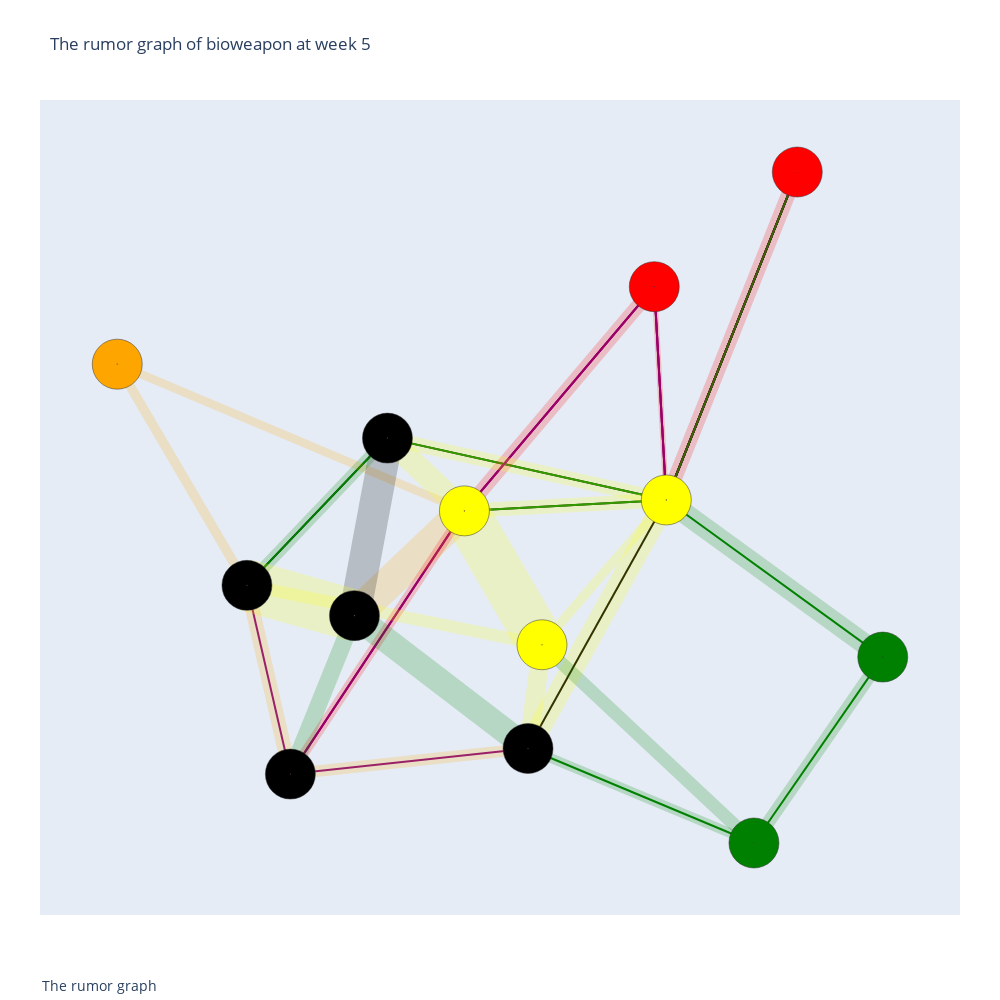

The notebook cell saved with this chart:
### Code cell
rm = 'bioweapon'
wk = 5
fig = plot_rumor(rm, wk, weekly_rumors[rm][wk], act_mapping, centres)
fig

### Figure 1 — Plotly figure (JSON) as saved in the notebook; plotly's stock layout.template omitted (floating-point values rounded to 4 significant figures)
{"data": [{"hoverinfo": "none", "line": {"color": "black", "width": 2}, "mode": "lines", "opacity": 1, "type": "scatter", "x": [-0.6733, -0.3194, null], "y": [-0.08295, 0.2554, null]}, {"hoverinfo": "none", "line": {"color": "black", "width": 2}, "mode": "lines", "opacity": 1, "type": "scatter", "x": [-0.3194, 0.383, null], "y": [0.2554, 0.1133, null]}, {"hoverinfo": "none", "line": {"color": "black", "width": 2}, "mode": "lines", "opacity": 1, "type": "scatter", "x": [0.383, 0.7129, null], "y": [0.1133, 0.867, null]}, {"hoverinfo": "text", "marker": {"color": "grey", "opacity": 0}, "mode": "markers", "text": ["", "", ""], "type": "scatter", "x": [-0.4964, 0.03177, 0.5479], "y": [0.08622, 0.1843, 0.4901]}, {"hoverinfo": "none", "line": {"color": "purple", "width": 2}, "mode": "lines", "opacity": 1, "type": "scatter", "x": [-0.6733, -0.564, null], "y": [-0.08295, -0.5167, null]}, {"hoverinfo": "none", "line": {"color": "purple", "width": 2}, "mode": "lines", "opacity": 1, "type": "scatter", "x": [-0.564, -0.1256, null], "y": [-0.5167, 0.08817, null]}, {"hoverinfo": "none", "line": {"color": "purple", "width": 2}, "mode": "lines", "opacity": 1, "type": "scatter", "x": [-0.1256, 0.3526, null], "y": [0.08817, 0.6035, null]}, {"hoverinfo": "none", "line": {"color": "purple", "width": 2}, "mode": "lines", "opacity": 1, "type": "scatter", "x": [0.3526, 0.383, null], "y": [0.6035, 0.1133, null]}, {"hoverinfo": "none", "line": {"color": "purple", "width": 2}, "mode": "lines", "opacity": 1, "type": "scatter", "x": [0.383, 0.7129, null], "y": [0.1133, 0.867, null]}, {"hoverinfo": "text", "marker": {"color": "grey", "opacity": 0}, "mode": "markers", "text": ["", "", "", "", ""], "type": "scatter", "x": [-0.6186, -0.3448, 0.1135, 0.3678, 0.5479], "y": [-0.2998, -0.2143, 0.3458, 0.3584, 0.4901]}, {"hoverinfo": "none", "line": {"color": "green", "width": 2}, "mode": "lines", "opacity": 1, "type": "scatter", "x": [-0.6733, -0.3194, null], "y": [-0.08295, 0.2554, null]}, {"hoverinfo": "none", "line": {"color": "green", "width": 2}, "mode": "lines", "opacity": 1, "type": "scatter", "x": [-0.3194, 0.383, null], "y": [0.2554, 0.1133, null]}, {"hoverinfo": "none", "line": {"color": "green", "width": 2}, "mode": "lines", "opacity": 1, "type": "scatter", "x": [0.383, 0.7129, null], "y": [0.1133, 0.867, null]}, {"hoverinfo": "text", "marker": {"color": "grey", "opacity": 0}, "mode": "markers", "text": ["", "", ""], "type": "scatter", "x": [-0.4964, 0.03177, 0.5479], "y": [0.08622, 0.1843, 0.4901]}, {"hoverinfo": "none", "line": {"color": "black", "width": 2}, "mode": "lines", "opacity": 1, "type": "scatter", "x": [-0.1256, 0.383, null], "y": [0.08817, 0.1133, null]}, {"hoverinfo": "none", "line": {"color": "black", "width": 2}, "mode": "lines", "opacity": 1, "type": "scatter", "x": [0.383, 0.7129, null], "y": [0.1133, 0.867, null]}, {"hoverinfo": "text", "marker": {"color": "grey", "opacity": 0}, "mode": "markers", "text": ["", ""], "type": "scatter", "x": [0.1287, 0.5479], "y": [0.1007, 0.4901]}, {"hoverinfo": "none", "line": {"color": "purple", "width": 2}, "mode": "lines", "opacity": 1, "type": "scatter", "x": [-0.1256, 0.3526, null], "y": [0.08817, 0.6035, null]}, {"hoverinfo": "none", "line": {"color": "purple", "width": 2}, "mode": "lines", "opacity": 1, "type": "scatter", "x": [0.3526, 0.383, null], "y": [0.6035, 0.1133, null]}, {"hoverinfo": "none", "line": {"color": "purple", "width": 2}, "mode": "lines", "opacity": 1, "type": "scatter", "x": [0.383, 0.7129, null], "y": [0.1133, 0.867, null]}, {"hoverinfo": "text", "marker": {"color": "grey", "opacity": 0}, "mode": "markers", "text": ["", "", ""], "type": "scatter", "x": [0.1135, 0.3678, 0.5479], "y": [0.3458, 0.3584, 0.4901]}, {"hoverinfo": "none", "line": {"color": "green", "width": 2}, "mode": "lines", "opacity": 1, "type": "scatter", "x": [-0.1256, 0.383, null], "y": [0.08817, 0.1133, null]}, {"hoverinfo": "none", "line": {"color": "green", "width": 2}, "mode": "lines", "opacity": 1, "type": "scatter", "x": [0.383, 0.7129, null], "y": [0.1133, 0.867, null]}, {"hoverinfo": "text", "marker": {"color": "grey", "opacity": 0}, "mode": "markers", "text": ["", ""], "type": "scatter", "x": [0.1287, 0.5479], "y": [0.1007, 0.4901]}, {"hoverinfo": "none", "line": {"color": "black", "width": 2}, "mode": "lines", "opacity": 1, "type": "scatter", "x": [0.03464, 0.383, null], "y": [-0.4579, 0.1133, null]}, {"hoverinfo": "none", "line": {"color": "black", "width": 2}, "mode": "lines", "opacity": 1, "type": "scatter", "x": [0.383, 0.7129, null], "y": [0.1133, 0.867, null]}, {"hoverinfo": "text", "marker": {"color": "grey", "opacity": 0}, "mode": "markers", "text": ["", ""], "type": "scatter", "x": [0.2088, 0.5479], "y": [-0.1723, 0.4901]}, {"hoverinfo": "none", "line": {"color": "purple", "width": 2}, "mode": "lines", "opacity": 1, "type": "scatter", "x": [0.03464, -0.564, null], "y": [-0.4579, -0.5167, null]}, {"hoverinfo": "none", "line": {"color": "purple", "width": 2}, "mode": "lines", "opacity": 1, "type": "scatter", "x": [-0.564, -0.1256, null], "y": [-0.5167, 0.08817, null]}, {"hoverinfo": "none", "line": {"color": "purple", "width": 2}, "mode": "lines", "opacity": 1, "type": "scatter", "x": [-0.1256, 0.3526, null], "y": [0.08817, 0.6035, null]}, {"hoverinfo": "none", "line": {"color": "purple", "width": 2}, "mode": "lines", "opacity": 1, "type": "scatter", "x": [0.3526, 0.383, null], "y": [0.6035, 0.1133, null]}, {"hoverinfo": "none", "line": {"color": "purple", "width": 2}, "mode": "lines", "opacity": 1, "type": "scatter", "x": [0.383, 0.7129, null], "y": [0.1133, 0.867, null]}, {"hoverinfo": "text", "marker": {"color": "grey", "opacity": 0}, "mode": "markers", "text": ["", "", "", "", ""], "type": "scatter", "x": [-0.2647, -0.3448, 0.1135, 0.3678, 0.5479], "y": [-0.4873, -0.2143, 0.3458, 0.3584, 0.4901]}, {"hoverinfo": "none", "line": {"color": "green", "width": 2}, "mode": "lines", "opacity": 1, "type": "scatter", "x": [0.03464, 0.6037, null], "y": [-0.4579, -0.6751, null]}, {"hoverinfo": "none", "line": {"color": "green", "width": 2}, "mode": "lines", "opacity": 1, "type": "scatter", "x": [0.6037, 0.9281, null], "y": [-0.6751, -0.2478, null]}, {"hoverinfo": "none", "line": {"color": "green", "width": 2}, "mode": "lines", "opacity": 1, "type": "scatter", "x": [0.9281, 0.383, null], "y": [-0.2478, 0.1133, null]}, {"hoverinfo": "none", "line": {"color": "green", "width": 2}, "mode": "lines", "opacity": 1, "type": "scatter", "x": [0.383, 0.7129, null], "y": [0.1133, 0.867, null]}, {"hoverinfo": "text", "marker": {"color": "grey", "opacity": 0}, "mode": "markers", "text": ["", "", "", ""], "type": "scatter", "x": [0.3192, 0.7659, 0.6555, 0.5479], "y": [-0.5665, -0.4615, -0.06726, 0.4901]}, {"hoverinfo": "none", "line": {"color": "orange", "width": 8.509}, "mode": "lines", "opacity": 0.2, "type": "scatter", "x": [-1, -0.1256, null], "y": [0.4253, 0.08817, null]}, {"hoverinfo": "none", "line": {"color": "orange", "width": 9.602}, "mode": "lines", "opacity": 0.2, "type": "scatter", "x": [-1, -0.6733, null], "y": [0.4253, -0.08295, null]}, {"hoverinfo": "none", "line": {"color": "red", "width": 14.4}, "mode": "lines", "opacity": 0.2, "type": "scatter", "x": [-0.1256, 0.3526, null], "y": [0.08817, 0.6035, null]}, {"hoverinfo": "none", "line": {"color": "orange", "width": 31.95}, "mode": "lines", "opacity": 0.2, "type": "scatter", "x": [-0.1256, -0.4025, null], "y": [0.08817, -0.1526, null]}, {"hoverinfo": "none", "line": {"color": "yellow", "width": 14.4}, "mode": "lines", "opacity": 0.2, "type": "scatter", "x": [-0.1256, 0.383, null], "y": [0.08817, 0.1133, null]}, {"hoverinfo": "none", "line": {"color": "yellow", "width": 23.13}, "mode": "lines", "opacity": 0.2, "type": "scatter", "x": [-0.1256, -0.3194, null], "y": [0.08817, 0.2554, null]}, {"hoverinfo": "none", "line": {"color": "red", "width": 9.602}, "mode": "lines", "opacity": 0.2, "type": "scatter", "x": [-0.1256, -0.564, null], "y": [0.08817, -0.5167, null]}, {"hoverinfo": "none", "line": {"color": "red", "width": 10.0}, "mode": "lines", "opacity": 0.2, "type": "scatter", "x": [-0.1256, -0.1256, null], "y": [0.08817, 0.08817, null]}, {"hoverinfo": "none", "line": {"color": "yellow", "width": 47.78}, "mode": "lines", "opacity": 0.2, "type": "scatter", "x": [-0.1256, 0.06984, null], "y": [0.08817, -0.2195, null]}, {"hoverinfo": "none", "line": {"color": "yellow", "width": 14.4}, "mode": "lines", "opacity": 0.2, "type": "scatter", "x": [-0.3194, 0.383, null], "y": [0.2554, 0.1133, null]}, {"hoverinfo": "none", "line": {"color": "black", "width": 31.56}, "mode": "lines", "opacity": 0.2, "type": "scatter", "x": [-0.3194, -0.4025, null], "y": [0.2554, -0.1526, null]}, {"hoverinfo": "none", "line": {"color": "green", "width": 12.2}, "mode": "lines", "opacity": 0.2, "type": "scatter", "x": [-0.3194, -0.6733, null], "y": [0.2554, -0.08295, null]}, {"hoverinfo": "none", "line": {"color": "yellow", "width": 51.93}, "mode": "lines", "opacity": 0.2, "type": "scatter", "x": [-0.4025, -0.6733, null], "y": [-0.1526, -0.08295, null]}, {"hoverinfo": "none", "line": {"color": "green", "width": 16.98}, "mode": "lines", "opacity": 0.2, "type": "scatter", "x": [-0.4025, -0.564, null], "y": [-0.1526, -0.5167, null]}, {"hoverinfo": "none", "line": {"color": "green", "width": 25.21}, "mode": "lines", "opacity": 0.2, "type": "scatter", "x": [-0.4025, 0.03464, null], "y": [-0.1526, -0.4579, null]}, {"hoverinfo": "none", "line": {"color": "orange", "width": 14.4}, "mode": "lines", "opacity": 0.2, "type": "scatter", "x": [-0.564, -0.6733, null], "y": [-0.5167, -0.08295, null]}, {"hoverinfo": "none", "line": {"color": "orange", "width": 11.63}, "mode": "lines", "opacity": 0.2, "type": "scatter", "x": [-0.564, 0.03464, null], "y": [-0.5167, -0.4579, null]}, {"hoverinfo": "none", "line": {"color": "yellow", "width": 22.36}, "mode": "lines", "opacity": 0.2, "type": "scatter", "x": [0.03464, 0.383, null], "y": [-0.4579, 0.1133, null]}, {"hoverinfo": "none", "line": {"color": "yellow", "width": 18.75}, "mode": "lines", "opacity": 0.2, "type": "scatter", "x": [0.03464, 0.06984, null], "y": [-0.4579, -0.2195, null]}, {"hoverinfo": "none", "line": {"color": "green", "width": 9.602}, "mode": "lines", "opacity": 0.2, "type": "scatter", "x": [0.03464, 0.6037, null], "y": [-0.4579, -0.6751, null]}, {"hoverinfo": "none", "line": {"color": "yellow", "width": 12.2}, "mode": "lines", "opacity": 0.2, "type": "scatter", "x": [0.06984, -0.6733, null], "y": [-0.2195, -0.08295, null]}, {"hoverinfo": "none", "line": {"color": "yellow", "width": 9.428}, "mode": "lines", "opacity": 0.2, "type": "scatter", "x": [0.06984, 0.383, null], "y": [-0.2195, 0.1133, null]}, {"hoverinfo": "none", "line": {"color": "green", "width": 13.01}, "mode": "lines", "opacity": 0.2, "type": "scatter", "x": [0.06984, 0.6037, null], "y": [-0.2195, -0.6751, null]}, {"hoverinfo": "none", "line": {"color": "red", "width": 14.4}, "mode": "lines", "opacity": 0.2, "type": "scatter", "x": [0.383, 0.7129, null], "y": [0.1133, 0.867, null]}, {"hoverinfo": "none", "line": {"color": "red", "width": 5.354}, "mode": "lines", "opacity": 0.2, "type": "scatter", "x": [0.383, 0.3526, null], "y": [0.1133, 0.6035, null]}, {"hoverinfo": "none", "line": {"color": "green", "width": 20.75}, "mode": "lines", "opacity": 0.2, "type": "scatter", "x": [0.383, 0.9281, null], "y": [0.1133, -0.2478, null]}, {"hoverinfo": "none", "line": {"color": "green", "width": 13.01}, "mode": "lines", "opacity": 0.2, "type": "scatter", "x": [0.6037, 0.9281, null], "y": [-0.6751, -0.2478, null]}, {"hoverinfo": "text", "marker": {"color": "grey", "opacity": 0}, "mode": "markers", "text": ["'weight': 4.254492261521733<br>'d_suspicious': 1.0<br>'colors': [0. 0. 1. 0.]", "'weight': 4.801035967889804<br>'d_suspicious': 1.0<br>'colors': [0. 0. 1. 0.]", "'weight': 7.198931240688173<br>'d_suspicious': 1.0<br>'colors': [0. 0. 0. 1.]", "'weight': 15.97639285634737<br>'d_suspicious': 0.6666666666666666<br>'colors': [0.         0.33333333 0.66666667 0.        ]", "'weight': 7.198931240688173<br>'d_suspicious': 0.0<br>'colors': [0. 1. 0. 0.]", "'weight': 11.564649137320131<br>'d_suspicious': 0.5<br>'colors': [0.  0.5 0.  0.5]", "'weight': 4.801035967889804<br>'d_suspicious': 1.0<br>'colors': [0. 0. 0. 1.]", "'weight': 5.001706663351954<br>'d_suspicious': 1.0<br>'colors': [0. 0. 0. 1.]", "'weight': 23.89045018431427<br>'d_suspicious': 0.2<br>'colors': [0.2 0.6 0.  0.2]", "'weight': 7.198931240688173<br>'d_suspicious': 0.0<br>'colors': [0. 1. 0. 0.]", "'weight': 15.779682562101318<br>'d_suspicious': 0.3333333333333333<br>'colors': [0.33333333 0.33333333 0.33333333 0.        ]", "'weight': 6.100318952020064<br>'d_suspicious': 0.0<br>'colors': [1. 0. 0. 0.]", "'weight': 25.96251161869648<br>'d_suspicious': 0.25<br>'colors': [0.25 0.5  0.25 0.  ]", "'weight': 8.489779543207417<br>'d_suspicious': 0.5<br>'colors': [0.5 0.  0.5 0. ]", "'weight': 12.606103012148292<br>'d_suspicious': 0.5<br>'colors': [0.5 0.  0.  0.5]", "'weight': 7.198931240688173<br>'d_suspicious': 1.0<br>'colors': [0. 0. 1. 0.]", "'weight': 5.8126368795682835<br>'d_suspicious': 1.0<br>'colors': [0. 0. 1. 0.]", "'weight': 11.178986656508147<br>'d_suspicious': 0.5<br>'colors': [0.  0.5 0.5 0. ]", "'weight': 9.37398196053007<br>'d_suspicious': 0.5<br>'colors': [0.  0.5 0.5 0. ]", "'weight': 4.801035967889804<br>'d_suspicious': 0.0<br>'colors': [1. 0. 0. 0.]", "'weight': 6.100318952020064<br>'d_suspicious': 0.5<br>'colors': [0.  0.5 0.  0.5]", "'weight': 4.7140245909001735<br>'d_suspicious': 0.0<br>'colors': [0. 1. 0. 0.]", "'weight': 6.505784060128229<br>'d_suspicious': 0.0<br>'colors': [1. 0. 0. 0.]", "'weight': 7.198931240688173<br>'d_suspicious': 1.0<br>'colors': [0. 0. 0. 1.]", "'weight': 2.6771426636391333<br>'d_suspicious': 1.0<br>'colors': [0. 0. 0. 1.]", "'weight': 10.372510790641199<br>'d_suspicious': 0.0<br>'colors': [0.5 0.5 0.  0. ]", "'weight': 6.505784060128229<br>'d_suspicious': 0.0<br>'colors': [1. 0. 0. 0.]"], "type": "scatter", "x": [-0.5628, -0.8367, 0.1135, -0.264, 0.1287, -0.2225, -0.3448, -0.1256, -0.02787, 0.03177, -0.361, -0.4964, -0.5379, -0.4832, -0.1839, -0.6186, -0.2647, 0.2088, 0.05224, 0.3192, -0.3017, 0.2264, 0.3368, 0.5479, 0.3678, 0.6555, 0.7659], "y": [0.2567, 0.1712, 0.3458, -0.0322, 0.1007, 0.1718, -0.2143, 0.08817, -0.06569, 0.1843, 0.05142, 0.08622, -0.1178, -0.3346, -0.3053, -0.2998, -0.4873, -0.1723, -0.3387, -0.5665, -0.1512, -0.05313, -0.4473, 0.4901, 0.3584, -0.06726, -0.4615]}, {"hoverinfo": "text", "marker": {"color": ["orange", "yellow", "black", "black", "black", "black", "yellow", "yellow", "green", "red", "black", "green", "red"], "line": {"color": "rgb(50,50,50)", "width": 0.5}, "size": 50, "symbol": "circle-dot"}, "mode": "markers", "name": "net", "text": ["'name':state<br>'df': 223.0<br>'pop': -3.0911830068975537<br>'rt': 1.1666666666666667<br>'fav': 1.3333333333333333<br>'color': [0.16666667 0.16666667 0.5        0.16666667]<br>'freq': 6", "'name':coronavirus<br>'df': 8.25925925925926<br>'pop': -2.6440287323605114<br>'rt': 1.4074074074074074<br>'fav': 3.3518518518518516<br>'color': [0.16666667 0.58024691 0.14197531 0.11111111]<br>'freq': 162", "'name':SUPER:britain|briton<br>'df': 41.8125<br>'pop': -3.2333900313439377<br>'rt': 0.875<br>'fav': 1.25<br>'color': [0.40625 0.4375  0.125   0.03125]<br>'freq': 32", "'name':china<br>'df': 13.793814432989691<br>'pop': -2.225927036999153<br>'rt': 1.8144329896907216<br>'fav': 2.216494845360825<br>'color': [0.26804124 0.3814433  0.1443299  0.20618557]<br>'freq': 97", "'name':u._s.<br>'df': 148.66666666666666<br>'pop': -3.2692196947862775<br>'rt': 3.6666666666666665<br>'fav': 4.0<br>'color': [0.33333333 0.11111111 0.33333333 0.22222222]<br>'freq': 9", "'name':SUPER:virus_outbreak|virus|infection<br>'df': 47.785714285714285<br>'pop': -2.620594208490366<br>'rt': 1.1071428571428572<br>'fav': 1.5<br>'color': [0.25       0.28571429 0.25       0.21428571]<br>'freq': 28", "'name':SUPER:<<NUM>>_people|<<NUM>>_day|hit_<<NUM>><br>'df': 27.875<br>'pop': -1.6578481910536393<br>'rt': 3.5<br>'fav': 4.166666666666667<br>'color': [0.33333333 0.52083333 0.08333333 0.0625    ]<br>'freq': 48", "'name':fear<br>'df': 58.17391304347826<br>'pop': -3.584205165334619<br>'rt': 1.0869565217391304<br>'fav': 0.6086956521739131<br>'color': [0.17391304 0.52173913 0.17391304 0.13043478]<br>'freq': 23", "'name':SUPER:joe_biden|japan|pakistan<br>'df': 223.0<br>'pop': -3.2602334024237734<br>'rt': 0.3333333333333333<br>'fav': 0.16666666666666666<br>'color': [0.66666667 0.33333333 0.         0.        ]<br>'freq': 6", "'name':insertion<br>'df': 1338.0<br>'pop': -6.0<br>'rt': 0.0<br>'fav': 0.0<br>'color': [0. 0. 0. 1.]<br>'freq': 1", "'name':SUPER:outbreak|virus_outbreak|epidemic<br>'df': 23.892857142857142<br>'pop': -2.577339434845998<br>'rt': 2.5<br>'fav': 2.6964285714285716<br>'color': [0.28571429 0.39285714 0.21428571 0.10714286]<br>'freq': 56", "'name':SUPER:cruise_ship_passenger|airline<br>'df': 70.42105263157895<br>'pop': -3.601539696229357<br>'rt': 1.2105263157894737<br>'fav': 1.368421052631579<br>'color': [0.52631579 0.36842105 0.05263158 0.05263158]<br>'freq': 19", "'name':bioweapon<br>'df': 669.0<br>'pop': -6.0<br>'rt': 0.0<br>'fav': 0.0<br>'color': [0. 0. 0. 1.]<br>'freq': 2"], "type": "scatter", "x": [-1, -0.1256, -0.3194, -0.4025, -0.564, 0.03464, 0.06984, 0.383, 0.6037, 0.3526, -0.6733, 0.9281, 0.7129], "y": [0.4253, 0.08817, 0.2554, -0.1526, -0.5167, -0.4579, -0.2195, 0.1133, -0.6751, 0.6035, -0.08295, -0.2478, 0.867]}], "layout": {"annotations": [{"font": {"size": 14}, "showarrow": false, "text": "The rumor graph", "x": 0, "xanchor": "left", "xref": "paper", "y": -0.1, "yanchor": "bottom", "yref": "paper"}], "autosize": false, "font": {"size": 12}, "height": 1000, "hovermode": "closest", "margin": {"b": 85, "l": 40, "r": 40, "t": 100}, "showlegend": false, "title": {"text": "The rumor graph of bioweapon at week 5"}, "width": 1000, "xaxis": {"showgrid": false, "showline": false, "showticklabels": false, "title": {"text": ""}, "zeroline": false}, "yaxis": {"showgrid": false, "showline": false, "showticklabels": false, "title": {"text": ""}, "zeroline": false}}}
